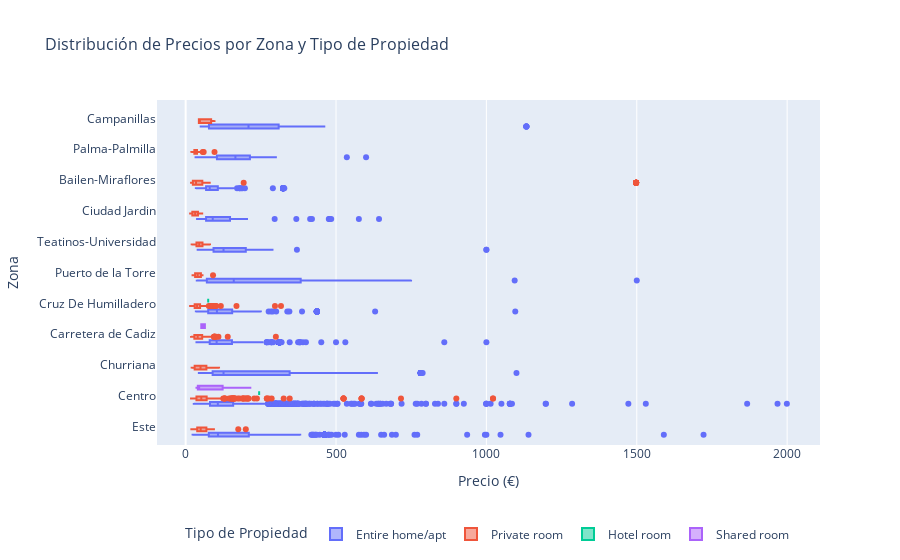

Notebook source saved alongside this figure:
### Markdown cell above
## Análisis de Mercado y Oportunidades de Entrada

En esta sección, se analizarán:
- La distribución de precios por zona y tipo de propiedad.
- La ocupación estimada (`estimated_occupancy_l365d`) para identificar zonas con alta demanda.

### Code cell
# Crear gráfico interactivo de distribución de precios por zona y tipo de propiedad
fig = px.box(
    df,
    x='price',
    y='neighbourhood',
    color='room_type',
    labels={
        'price': 'Precio (€)',
        'neighbourhood': 'Zona',
        'room_type': 'Tipo de Propiedad'
    },
    title="Distribución de Precios por Zona y Tipo de Propiedad"
)

# Ajustar diseño del gráfico
fig.update_layout(
    xaxis_title="Precio (€)",
    yaxis_title="Zona",
    legend_title="Tipo de Propiedad",
    title_font_size=16,
    legend=dict(
        orientation="h",
        yanchor="bottom",
        y=-0.3,
        xanchor="center",
        x=0.5
    )
)

# Mostrar gráfico interactivo
fig.show()

### Figure 1 — Plotly figure (JSON) as saved in the notebook; plotly's stock layout.template omitted (floating-point values rounded to 4 significant figures; data arrays with more than 128 entries replaced by an {"elided": "..."} marker saying what was removed)
{"data": [{"alignmentgroup": "True", "hovertemplate": "Tipo de Propiedad=Entire home/apt<br>Precio (€)=%{x}<br>Zona=%{y}<extra></extra>", "legendgroup": "Entire home/apt", "marker": {"color": "#636efa"}, "name": "Entire home/apt", "notched": false, "offsetgroup": "Entire home/apt", "orientation": "h", "showlegend": true, "type": "box", "x": {"elided": "8338 float values"}, "x0": " ", "xaxis": "x", "y": {"elided": "8338 str values"}, "y0": " ", "yaxis": "y"}, {"alignmentgroup": "True", "hovertemplate": "Tipo de Propiedad=Private room<br>Precio (€)=%{x}<br>Zona=%{y}<extra></extra>", "legendgroup": "Private room", "marker": {"color": "#EF553B"}, "name": "Private room", "notched": false, "offsetgroup": "Private room", "orientation": "h", "showlegend": true, "type": "box", "x": {"elided": "1265 float values"}, "x0": " ", "xaxis": "x", "y": {"elided": "1265 str values"}, "y0": " ", "yaxis": "y"}, {"alignmentgroup": "True", "hovertemplate": "Tipo de Propiedad=Hotel room<br>Precio (€)=%{x}<br>Zona=%{y}<extra></extra>", "legendgroup": "Hotel room", "marker": {"color": "#00cc96"}, "name": "Hotel room", "notched": false, "offsetgroup": "Hotel room", "orientation": "h", "showlegend": true, "type": "box", "x": [75.0, 244.4, 244.4, 244.4], "x0": " ", "xaxis": "x", "y": ["Cruz De Humilladero", "Centro", "Centro", "Centro"], "y0": " ", "yaxis": "y"}, {"alignmentgroup": "True", "hovertemplate": "Tipo de Propiedad=Shared room<br>Precio (€)=%{x}<br>Zona=%{y}<extra></extra>", "legendgroup": "Shared room", "marker": {"color": "#ab63fa"}, "name": "Shared room", "notched": false, "offsetgroup": "Shared room", "orientation": "h", "showlegend": true, "type": "box", "x": [52.0, 64.0, 64.0, 52.0, 64.0, 52.0, 45.0, 45.0, 36.0, 36.0, 45.0, 123.0, 215.0, 123.0], "x0": " ", "xaxis": "x", "y": ["Carretera de Cadiz", "Carretera de Cadiz", "Carretera de Cadiz", "Carretera de Cadiz", "Carretera de Cadiz", "Carretera de Cadiz", "Centro", "Centro", "Centro", "Centro", "Centro", "Centro", "Centro", "Centro"], "y0": " ", "yaxis": "y"}], "layout": {"boxmode": "group", "legend": {"orientation": "h", "title": {"text": "Tipo de Propiedad"}, "tracegroupgap": 0, "x": 0.5, "xanchor": "center", "y": -0.3, "yanchor": "bottom"}, "title": {"font": {"size": 16}, "text": "Distribución de Precios por Zona y Tipo de Propiedad"}, "xaxis": {"anchor": "y", "domain": [0, 1], "title": {"text": "Precio (€)"}}, "yaxis": {"anchor": "x", "domain": [0, 1], "title": {"text": "Zona"}}}}
